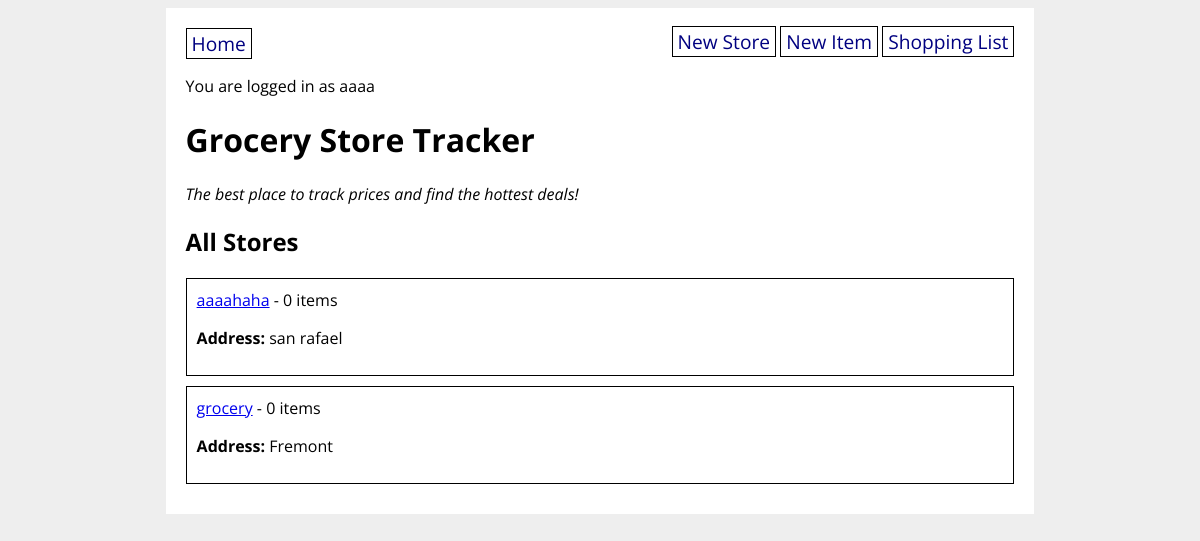
Screenshot of / (signed in) with the database file from the repository.
### grocery_app/models.py (models this page shows, shortened)
class User(UserMixin, db.Model):
    id = db.Column(db.Integer, primary_key=True)
    username = db.Column(db.String(80), nullable=False, unique=True)
    password = db.Column(db.String(200), nullable=False)
    shopping_list_items = db.relationship(
        "GroceryItem",
        secondary="shopping_list_items_table",
        back_populates="users_shopping_list",
    )

class GroceryStore(db.Model):
    id = db.Column(db.Integer, primary_key=True)
    title = db.Column(db.String(80), nullable=False)
    address = db.Column(db.String(200), nullable=False)
    items = db.relationship("GroceryItem", back_populates="store")
    created_by_id = db.Column(db.Integer, db.ForeignKey("user.id"))
    created_by = db.relationship("User")
    def __repr__(self):
        return f"<Store: {self.title}>"

### grocery_app/main/routes.py (the view)
@main.route("/")
def homepage():
    all_stores = GroceryStore.query.all()
    print(all_stores)
    return render_template("home.html", all_stores=all_stores)

### grocery_app/extensions.py (called while the page is built)
@login_manager.user_loader
def load_user(user_id):
    return User.query.get(user_id)

### grocery_app/templates/home.html
{% extends 'base.html' %}
{% block content %}
<h1>Grocery Store Tracker</h1>
<p><em>The best place to track prices and find the hottest deals!</em></p>
<h2>All Stores</h2>
{% for store in all_stores %}
<div class="store">
    <a href="/store/{{ store.id }}">{{ store.title }}</a> -
    {{ store.items|length }} items
    <p><strong>Address:</strong> {{ store.address }}</p>
</div>
{% endfor %}
{% endblock %}

### grocery_app/templates/base.html (shortened to what this page needs)
<!DOCTYPE html>
<html>
    <head>
        <link rel="stylesheet" href="/static/style.css">
    </head>
    <body>
        <div id="content">
            <nav>
                <a href="/">Home</a>
                <div>
                    {% if current_user.is_authenticated %}
                        <a href="/new_store">New Store</a>
                        <a href="/new_item">New Item</a>
                        <a href="/shopping_list">Shopping List</a>
                    {% else %}
                        <a href="/signup">Sign Up</a>
                        <a href="/login">Log In</a>
                    {% endif %}
                </div>
            </nav>
            {% if current_user.is_authenticated %}
                <p>You are logged in as {{ current_user.username }}</p>
            {% endif %}
            {% block content %}{% endblock %}
        </div>
    </body>
</html>

### grocery_app/static/style.css (style rules this page uses)
body { display: flex; flex-direction: column; align-items: center; background-color: #eee; font-family: 'Open Sans', sans-serif; }
#content { width: 70%; background-color: white; padding: 20px; }
nav { width: 100%; display: flex; flex-direction: row; justify-content: space-between; }
nav a { color: navy; text-decoration: none; border: 1px solid black; padding: 1px 5px; font-size: 1.2em; }
div.store { border: 1px solid black; padding: 10px; margin-bottom: 10px; }

### rows the page displays
User: username "aaaa"
GroceryStore: title "aaaahaha", items|length "0", address "san rafael"
GroceryStore: title "grocery", items|length "0", address "Fremont"
